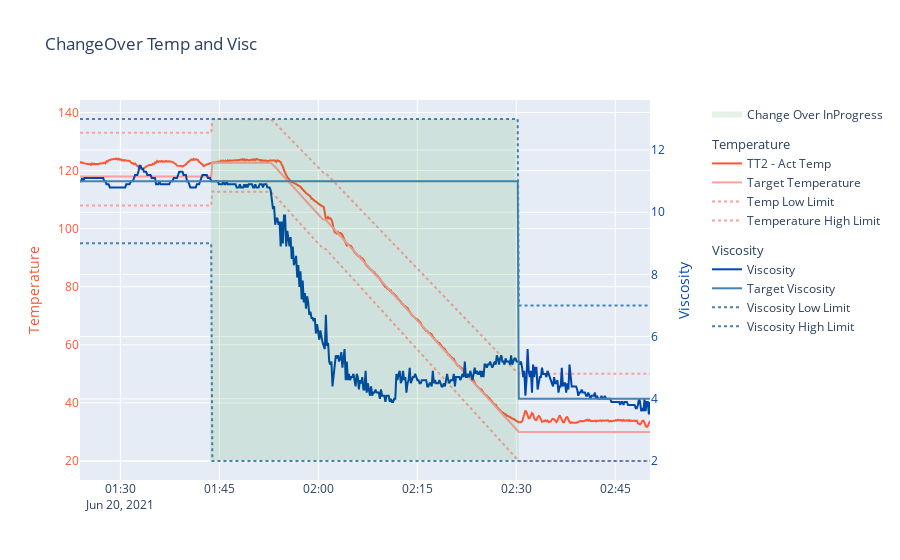

Notebook code for this chart:
### Code cell
df = ChangeOverToDF(COs[1])

fig = go.Figure()

# --------------------------------------------------- Bools
greens = ['rgba(0, 128, 0, 0.1)', #green opacity 10%
          'rgba(196, 180, 84, 1)', #vegas gold
          'rgba(64, 224, 208, 1)', #turquoise
          'rgba(69, 75, 27, 1)', #army green
          'rgba(147, 197, 114, 1)', #pistachio
          'rgba(8, 143, 143, 1)', #citrine
        ]

fig.add_trace(go.Scatter(
    x=df['DateTime'],
    y=df['ChangeOverInProgress'].astype(bool),
    name="Change Over InProgress",
    fill='tozeroy', mode='none', fillcolor = greens[0],    
    yaxis="y3"
))

# ---------------------------------------------------Temperature
reds = ['rgba(255, 87, 51, 1)', #cherry
        'rgba(250, 160, 160, 1)' #pastel red
        ]
if (df['TT1'] != 0).all():
    fig.add_trace(go.Scatter(
        x=df['DateTime'],
        y=df['TT1'],
        name='TT1 - Act Temp',
        line=dict(color = reds[0]),
        legendgroup="Temperature",legendgrouptitle_text="Temperature",
    ))

if (df['TT2'] != 0).all():
    fig.add_trace(go.Scatter(
        x=df['DateTime'],
        y=df['TT2'],
        name='TT2 - Act Temp',
        line=dict(color = reds[0]),
        legendgroup="Temperature",legendgrouptitle_text="Temperature",
    ))

fig.add_trace(go.Scatter(
    x=df['DateTime'],
    y=df['TargetTemperature'],
    name='Target Temperature',
    line=dict(color = reds[1]),
    legendgroup="Temperature",legendgrouptitle_text="Temperature",
))

fig.add_trace(go.Scatter(
    x=df['DateTime'],
    y=df['TemperatureLowLimit'],
    name='Temp Low Limit',
    line=dict(color = reds[1], dash='dot'),
    legendgroup="Temperature",legendgrouptitle_text="Temperature",
))

fig.add_trace(go.Scatter(
    x=df['DateTime'],
    y=df['TemperatureHighLimit'],
    name='Temperature High Limit',
    line=dict(color = reds[1], dash='dot'),
    legendgroup="Temperature",legendgrouptitle_text="Temperature",
))

# --------------------------------------------------- Viscosity
blues = ['rgba(0, 71, 171, 1)', #cobalt blue
        'rgba(70, 130, 180, 1)' #steel blue
        ]

fig.add_trace(go.Scatter(
    x=df['DateTime'],
    y=df['VT'],
    name='Viscosity',
    line=dict(color = blues[0]),
    legendgroup="Viscosity",legendgrouptitle_text="Viscosity",
    yaxis="y2"))

fig.add_trace(go.Scatter(
    x=df['DateTime'],
    y=df['TargetViscosity'],
    name='Target Viscosity',
    line=dict(color = blues[1]),
    legendgroup="Viscosity",legendgrouptitle_text="Viscosity",
    yaxis="y2"))

fig.add_trace(go.Scatter(
    x=df['DateTime'],
    y=df['ViscosityLowLimit'],
    name='Viscosity Low Limit',
    line=dict(color = blues[1], dash='dot'),
    legendgroup="Viscosity",legendgrouptitle_text="Viscosity",
    yaxis="y2"))

fig.add_trace(go.Scatter(
    x=df['DateTime'],
    y=df['ViscosityHighLimit'],
    name='Viscosity High Limit',
    line=dict(color = blues[1], dash='dot'),
    legendgroup="Viscosity",legendgrouptitle_text="Viscosity",
    yaxis="y2"))

# Create axis objects
fig.update_layout(
    #xaxis=dict(domain=[0.1, 1]), #compress x axis 10% left an right

    yaxis=dict(
        title="Temperature", 
        title_font_color= reds[0],
        color= reds[0]
        ),
    yaxis2=dict(
        title="Viscosity",
        anchor="x",
        overlaying="y",
        side="right",
        title_font_color= blues[0],
        color= blues[0]
    ),
    yaxis3=dict(
        anchor="x",
        overlaying="y",
        side="right",
        visible=False
    ),
    legend=dict(orientation="v", x = 1.1)
)

# Update layout properties
fig.update_layout(
    title_text=("ChangeOver Temp and Visc"),
    legend=dict(groupclick="toggleitem") #avoid grouping all traces
)

config = {'displaylogo': False}
fig.show(config=config)
#fig.write_html("ChangeOver_test.html", config=config)

### Figure 1 — Plotly figure (JSON) as saved in the notebook; plotly's stock layout.template omitted (floating-point values rounded to 4 significant figures; data arrays with more than 128 entries replaced by an {"elided": "..."} marker saying what was removed)
{"data": [{"fill": "tozeroy", "fillcolor": "rgba(0, 128, 0, 0.1)", "mode": "none", "name": "Change Over InProgress", "type": "scatter", "x": {"elided": "518 str values"}, "y": {"elided": "518 bool values"}, "yaxis": "y3"}, {"legendgroup": "Temperature", "legendgrouptitle": {"text": "Temperature"}, "line": {"color": "rgba(255, 87, 51, 1)"}, "name": "TT2 - Act Temp", "type": "scatter", "x": {"elided": "518 str values"}, "y": {"elided": "518 float values"}}, {"legendgroup": "Temperature", "legendgrouptitle": {"text": "Temperature"}, "line": {"color": "rgba(250, 160, 160, 1)"}, "name": "Target Temperature", "type": "scatter", "x": {"elided": "518 str values"}, "y": {"elided": "518 float values"}}, {"legendgroup": "Temperature", "legendgrouptitle": {"text": "Temperature"}, "line": {"color": "rgba(250, 160, 160, 1)", "dash": "dot"}, "name": "Temp Low Limit", "type": "scatter", "x": {"elided": "518 str values"}, "y": {"elided": "518 float values"}}, {"legendgroup": "Temperature", "legendgrouptitle": {"text": "Temperature"}, "line": {"color": "rgba(250, 160, 160, 1)", "dash": "dot"}, "name": "Temperature High Limit", "type": "scatter", "x": {"elided": "518 str values"}, "y": {"elided": "518 float values"}}, {"legendgroup": "Viscosity", "legendgrouptitle": {"text": "Viscosity"}, "line": {"color": "rgba(0, 71, 171, 1)"}, "name": "Viscosity", "type": "scatter", "x": {"elided": "518 str values"}, "y": {"elided": "518 float values"}, "yaxis": "y2"}, {"legendgroup": "Viscosity", "legendgrouptitle": {"text": "Viscosity"}, "line": {"color": "rgba(70, 130, 180, 1)"}, "name": "Target Viscosity", "type": "scatter", "x": {"elided": "518 str values"}, "y": {"elided": "518 int values"}, "yaxis": "y2"}, {"legendgroup": "Viscosity", "legendgrouptitle": {"text": "Viscosity"}, "line": {"color": "rgba(70, 130, 180, 1)", "dash": "dot"}, "name": "Viscosity Low Limit", "type": "scatter", "x": {"elided": "518 str values"}, "y": {"elided": "518 int values"}, "yaxis": "y2"}, {"legendgroup": "Viscosity", "legendgrouptitle": {"text": "Viscosity"}, "line": {"color": "rgba(70, 130, 180, 1)", "dash": "dot"}, "name": "Viscosity High Limit", "type": "scatter", "x": {"elided": "518 str values"}, "y": {"elided": "518 int values"}, "yaxis": "y2"}], "layout": {"legend": {"groupclick": "toggleitem", "orientation": "v", "x": 1.1}, "title": {"text": "ChangeOver Temp and Visc"}, "yaxis": {"color": "rgba(255, 87, 51, 1)", "title": {"font": {"color": "rgba(255, 87, 51, 1)"}, "text": "Temperature"}}, "yaxis2": {"anchor": "x", "color": "rgba(0, 71, 171, 1)", "overlaying": "y", "side": "right", "title": {"font": {"color": "rgba(0, 71, 171, 1)"}, "text": "Viscosity"}}, "yaxis3": {"anchor": "x", "overlaying": "y", "side": "right", "visible": false}}}
